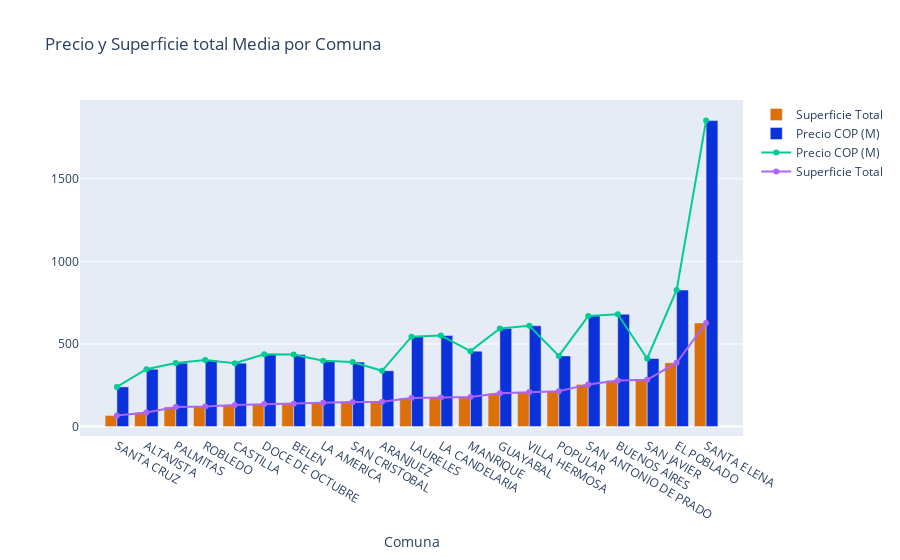

The code cell stored with this chart in its notebook:
### Code cell
trace1 = go.Bar(x = districts.sort_values(['price']).name, 
               y = districts.sort_values(['price']).price.apply(lambda x: x/1000000),
               name = 'Precio COP (M)', marker_color = '#0b31db')
trace = go.Bar(x = districts.sort_values(['surface_total']).name, 
                y = districts.sort_values(['surface_total']).surface_total,
                name = 'Superficie Total', marker_color = '#db700b')
layout = go.Layout(title = 'Precio y Superficie total Media por Comuna', xaxis_title = 'Comuna', barmode = 'group')
fig = go.Figure(data = [trace, trace1], layout = layout)
fig.add_trace(go.Scatter(x = districts.sort_values(['surface_total']).name, 
                         y = districts.sort_values(['surface_total']).price.apply(lambda x: x/1000000),
                         mode = 'lines+markers',
                         name = 'Precio COP (M)'))
fig.add_trace(go.Scatter(x = districts.sort_values(['surface_total']).name,
                         y = districts.sort_values(['surface_total']).surface_total,
                         mode = 'lines+markers',
                         name = 'Superficie Total'))
iplot(fig)

### Figure 1 — Plotly figure (JSON) as saved in the notebook; plotly's stock layout.template omitted (floating-point values rounded to 4 significant figures)
{"data": [{"marker": {"color": "#db700b"}, "name": "Superficie Total", "type": "bar", "x": ["SANTA CRUZ", "ALTAVISTA", "PALMITAS", "ROBLEDO", "CASTILLA", "DOCE DE OCTUBRE", "BELEN", "LA AMERICA", "SAN CRISTOBAL", "ARANJUEZ", "LAURELES", "LA CANDELARIA", "MANRIQUE", "GUAYABAL", "VILLA HERMOSA", "POPULAR", "SAN ANTONIO DE PRADO", "BUENOS AIRES", "SAN JAVIER", "EL POBLADO", "SANTA ELENA"], "y": [67, 84.6, 118.6, 121.7, 130.6, 136.2, 137.9, 143.8, 148.7, 149.3, 172.8, 176.4, 178.5, 201.6, 208.3, 213.7, 255.1, 278.5, 282.5, 386.3, 627.2]}, {"marker": {"color": "#0b31db"}, "name": "Precio COP (M)", "type": "bar", "x": ["SANTA CRUZ", "ARANJUEZ", "ALTAVISTA", "CASTILLA", "PALMITAS", "SAN CRISTOBAL", "LA AMERICA", "ROBLEDO", "SAN JAVIER", "POPULAR", "BELEN", "DOCE DE OCTUBRE", "MANRIQUE", "LAURELES", "LA CANDELARIA", "GUAYABAL", "VILLA HERMOSA", "SAN ANTONIO DE PRADO", "BUENOS AIRES", "EL POBLADO", "SANTA ELENA"], "y": [240.0, 337.5, 346.8, 383.7, 384.0, 390.3, 397.9, 403.0, 411.9, 427.7, 436.5, 438.0, 456.5, 544.0, 550.8, 593.9, 610.1, 670.0, 679.6, 826.7, 1853.0]}, {"mode": "lines+markers", "name": "Precio COP (M)", "type": "scatter", "x": ["SANTA CRUZ", "ALTAVISTA", "PALMITAS", "ROBLEDO", "CASTILLA", "DOCE DE OCTUBRE", "BELEN", "LA AMERICA", "SAN CRISTOBAL", "ARANJUEZ", "LAURELES", "LA CANDELARIA", "MANRIQUE", "GUAYABAL", "VILLA HERMOSA", "POPULAR", "SAN ANTONIO DE PRADO", "BUENOS AIRES", "SAN JAVIER", "EL POBLADO", "SANTA ELENA"], "y": [240.0, 346.8, 384.0, 403.0, 383.7, 438.0, 436.5, 397.9, 390.3, 337.5, 544.0, 550.8, 456.5, 593.9, 610.1, 427.7, 670.0, 679.6, 411.9, 826.7, 1853.0]}, {"mode": "lines+markers", "name": "Superficie Total", "type": "scatter", "x": ["SANTA CRUZ", "ALTAVISTA", "PALMITAS", "ROBLEDO", "CASTILLA", "DOCE DE OCTUBRE", "BELEN", "LA AMERICA", "SAN CRISTOBAL", "ARANJUEZ", "LAURELES", "LA CANDELARIA", "MANRIQUE", "GUAYABAL", "VILLA HERMOSA", "POPULAR", "SAN ANTONIO DE PRADO", "BUENOS AIRES", "SAN JAVIER", "EL POBLADO", "SANTA ELENA"], "y": [67, 84.6, 118.6, 121.7, 130.6, 136.2, 137.9, 143.8, 148.7, 149.3, 172.8, 176.4, 178.5, 201.6, 208.3, 213.7, 255.1, 278.5, 282.5, 386.3, 627.2]}], "layout": {"barmode": "group", "title": {"text": "Precio y Superficie total Media por Comuna"}, "xaxis": {"title": {"text": "Comuna"}}}}
